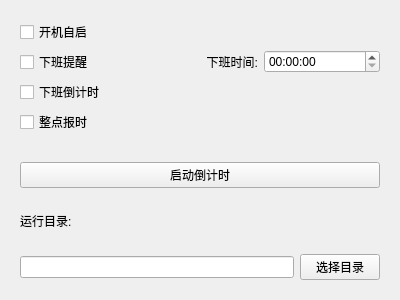
<?xml version="1.0" encoding="UTF-8"?>
<ui version="4.0">
 <class>MainFuncWgt</class>
 <widget class="QWidget" name="MainFuncWgt">
  <property name="geometry">
   <rect>
    <x>0</x>
    <y>0</y>
    <width>400</width>
    <height>300</height>
   </rect>
  </property>
  <property name="windowTitle">
   <string>Form</string>
  </property>
  <layout class="QVBoxLayout" name="verticalLayout">
   <item>
    <widget class="QWidget" name="widget" native="true">
     <layout class="QGridLayout" name="gridLayout">
      <item row="1" column="2">
       <widget class="QTimeEdit" name="timeEdit"/>
      </item>
      <item row="1" column="0">
       <widget class="QCheckBox" name="checkBox_2">
        <property name="text">
         <string>下班提醒</string>
        </property>
       </widget>
      </item>
      <item row="0" column="0">
       <widget class="QCheckBox" name="checkBox">
        <property name="text">
         <string>开机自启</string>
        </property>
       </widget>
      </item>
      <item row="1" column="1">
       <widget class="QLabel" name="label">
        <property name="text">
         <string>下班时间:</string>
        </property>
        <property name="alignment">
         <set>Qt::AlignRight|Qt::AlignTrailing|Qt::AlignVCenter</set>
        </property>
       </widget>
      </item>
      <item row="2" column="0">
       <widget class="QCheckBox" name="checkBox_3">
        <property name="text">
         <string>下班倒计时</string>
        </property>
       </widget>
      </item>
      <item row="3" column="0">
       <widget class="QCheckBox" name="m_pCBOnTImeAlarm">
        <property name="text">
         <string>整点报时</string>
        </property>
       </widget>
      </item>
     </layout>
    </widget>
   </item>
   <item>
    <widget class="QWidget" name="widget_2" native="true">
     <layout class="QGridLayout" name="gridLayout_2">
      <item row="0" column="0" colspan="2">
       <widget class="QPushButton" name="m_pBtnCountDown">
        <property name="text">
         <string>启动倒计时</string>
        </property>
       </widget>
      </item>
      <item row="2" column="1">
       <widget class="QPushButton" name="m_pBtnChooseReleaseBtn">
        <property name="text">
         <string>选择目录</string>
        </property>
       </widget>
      </item>
      <item row="2" column="0">
       <widget class="QLineEdit" name="m_pLEReleasePath"/>
      </item>
      <item row="1" column="0">
       <widget class="QLabel" name="label_2">
        <property name="text">
         <string>运行目录:</string>
        </property>
       </widget>
      </item>
     </layout>
    </widget>
   </item>
  </layout>
 </widget>
 <resources/>
 <connections/>
</ui>
